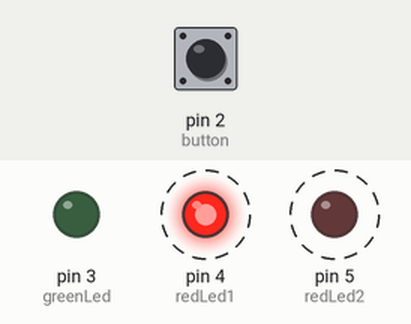
A sketch run on a simulated Arduino Uno, built with avr-gcc and run on an emulated ATmega328P. On the bench: output pins drawn as LEDs (lit = HIGH). Dashed ring = blinking. The test bench sets the inputs (shaded band); at power-on: pin 2 (button) HIGH.

Above: at 1.8 s.
1.9 s: pin 2 (button) pulled LOW for 3.2 s
At 2.6 s:
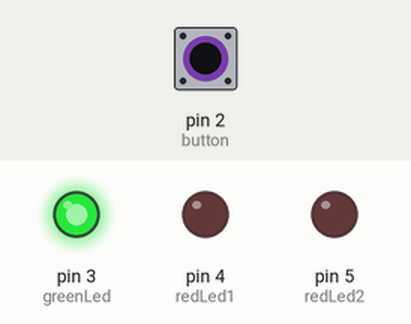
At 5.22 s:
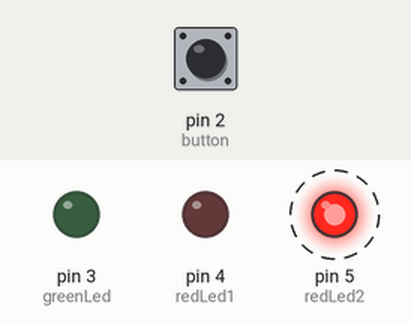
Timing chart, 0 to 12.6 s (numbered marks = the images above; inputs shaded):
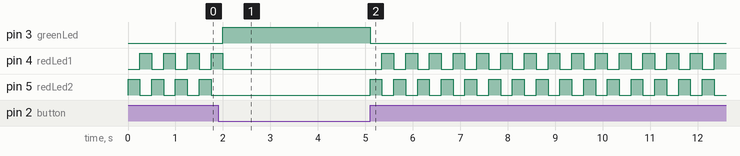

The sketch:

project-02.ino
```cpp
/*
|--------------------------------------------------------------------------
| Project 02 - Spaceship interface
|--------------------------------------------------------------------------
|
| A green LED will be on, until you press a button. When the Arduino gets
| a signal from the buttom, the green light will turn off and 2 other
| red lights will start blinking.
|
*/

// Constants (pins)
const int button   = 2;
const int greenLed = 3;
const int redLed1  = 4;
const int redLed2  = 5;


// Setup code, run once
void setup() {

  // Digital outputs
  pinMode(greenLed, OUTPUT);
  pinMode(redLed1, OUTPUT);
  pinMode(redLed2, OUTPUT);

  // Digital inputs
  pinMode(button, INPUT);

}


// Main code, run repeatedly
void loop() {

  //check button state
  int switchState = digitalRead(button);

  // if the button is not pressed
  // turn on Green LED
  // turn off Red LEDs
  if (switchState == LOW) {

    digitalWrite(greenLed, HIGH);
    digitalWrite(redLed1, LOW);
    digitalWrite(redLed2, LOW);

  }

  // if the button is pressed
  // turn off Green LED
  // blink red LEDs (delay 250ms each state)
  else {

    digitalWrite(greenLed, LOW);

    digitalWrite(redLed1, LOW);
    digitalWrite(redLed2, HIGH);
    delay(250);

    digitalWrite(redLed1, HIGH);
    digitalWrite(redLed2, LOW);
    delay(250);

  }

} // loop
```

Measured:
- after the input at 1.9 s, pin 3 (greenLed): LOW → HIGH after 0.10 s, → LOW 3.1 s later
- by itself, pin 4 (redLed1): repeats every 0.50 s: HIGH 0.25 s, LOW 0.25 s
